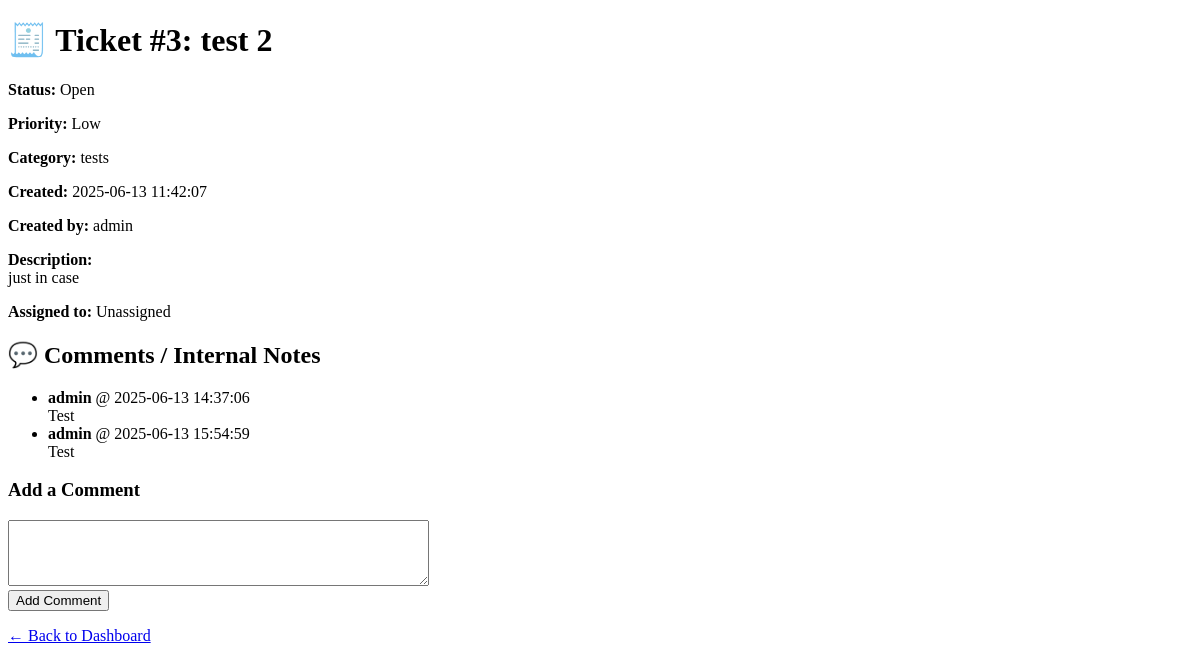
Before: /ticket/3 (signed in) with the older database file.
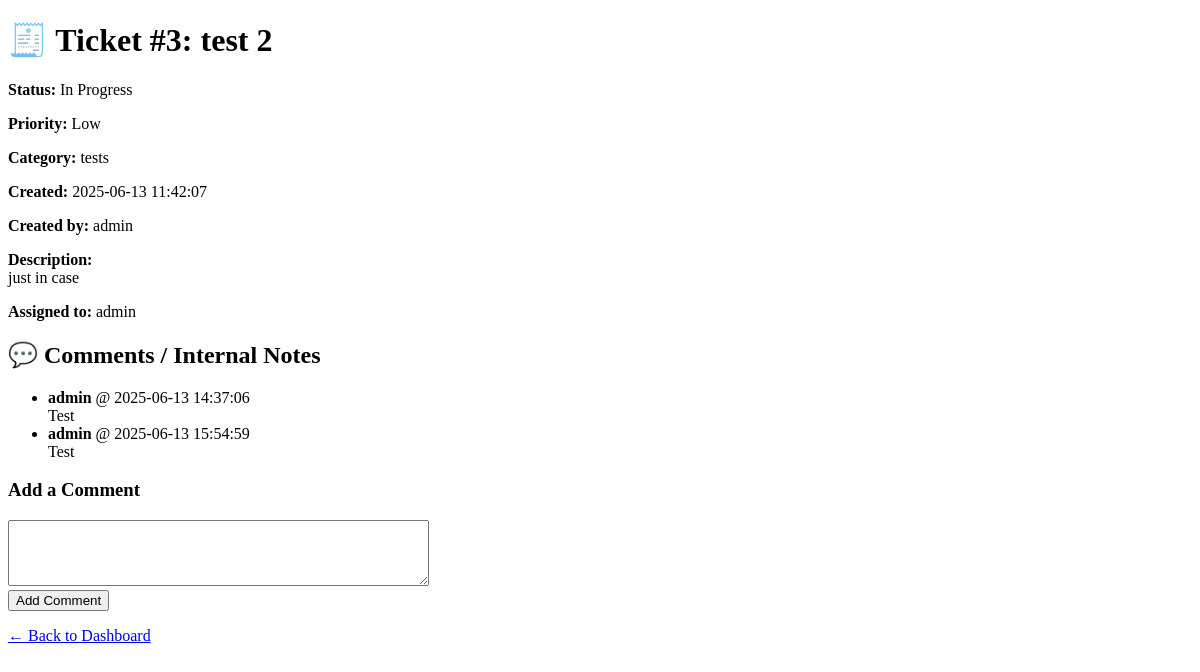
After: the same page with the newer database file.
### tables this page shows
CREATE TABLE tickets (
        id INTEGER PRIMARY KEY AUTOINCREMENT,
        title TEXT NOT NULL,
        description TEXT,
        category TEXT,
        priority TEXT,
        status TEXT DEFAULT 'Open',
        created_at TIMESTAMP DEFAULT CURRENT_TIMESTAMP
    , created_by TEXT, assigned_to TEXT);

CREATE TABLE comments (
    id INTEGER PRIMARY KEY AUTOINCREMENT,
    ticket_id INTEGER NOT NULL,
    author TEXT NOT NULL,
    content TEXT NOT NULL,
    created_at TIMESTAMP DEFAULT CURRENT_TIMESTAMP,
    FOREIGN KEY (ticket_id) REFERENCES tickets(id)
);

### app.py (the view, shortened to what this page needs)
@app.route('/ticket/<int:ticket_id>', methods=['GET', 'POST'])
@login_required
def view_ticket(ticket_id):
    conn = get_db()
    ticket = conn.execute("SELECT * FROM tickets WHERE id = ?", (ticket_id,)).fetchone()
    if not ticket:
        conn.close()
        return "❌ Ticket not found", 404
    comments = conn.execute(
        "SELECT author, content, created_at FROM comments WHERE ticket_id = ? ORDER BY created_at",
        (ticket_id,)
    ).fetchall()
    conn.close()
    return render_template("ticket_details.html", ticket=ticket, comments=comments)

### app.py (called while the page is built)
def get_db():
    conn = sqlite3.connect(DB)
    conn.row_factory = sqlite3.Row
    return conn

@app.before_request
def load_user():
    g.user = session.get('user')
    g.role = session.get('role')

def login_required(f):
    from functools import wraps
    @wraps(f)
    def decorated_function(*args, **kwargs):
        if not g.user:
            return redirect(url_for('login'))
        return f(*args, **kwargs)
    return decorated_function

### templates/ticket_details.html
<!doctype html>
<html>
<head><title>Ticket #{{ ticket.id }} - {{ ticket.title }}</title></head>
<body>
    <h1>🧾 Ticket #{{ ticket.id }}: {{ ticket.title }}</h1>
    <p><strong>Status:</strong> {{ ticket.status }}</p>
    <p><strong>Priority:</strong> {{ ticket.priority }}</p>
    <p><strong>Category:</strong> {{ ticket.category }}</p>
    <p><strong>Created:</strong> {{ ticket.created_at }}</p>
    <p><strong>Created by:</strong> {{ ticket.created_by }}</p>
    <p><strong>Description:</strong><br>{{ ticket.description }}</p>
    <p><strong>Assigned to:</strong> {{ ticket.assigned_to or "Unassigned" }}</p>
    <h2>💬 Comments / Internal Notes</h2>
    {% if comments %}
        <ul>
        {% for comment in comments %}
            <li><strong>{{ comment.author }}</strong> @ {{ comment.created_at }}<br>{{ comment.content }}</li>
        {% endfor %}
        </ul>
    {% else %}
        <p>No comments yet.</p>
    {% endif %}
    <h3>Add a Comment</h3>
    <form method="post">
        <textarea name="content" rows="4" cols="50" required></textarea><br>
        <button type="submit">Add Comment</button>
    </form>
    <p><a href="{{ url_for('index') }}">← Back to Dashboard</a></p>
</body>
</html>

Changed rows visible on the page:
changed tickets "test 2": status "Open" → "In Progress"; assigned_to (not shown) → "admin"
Other visible differences:
{{ ticket.assigned_to or "Unassigned" }}: "Unassigned" → (not shown)
